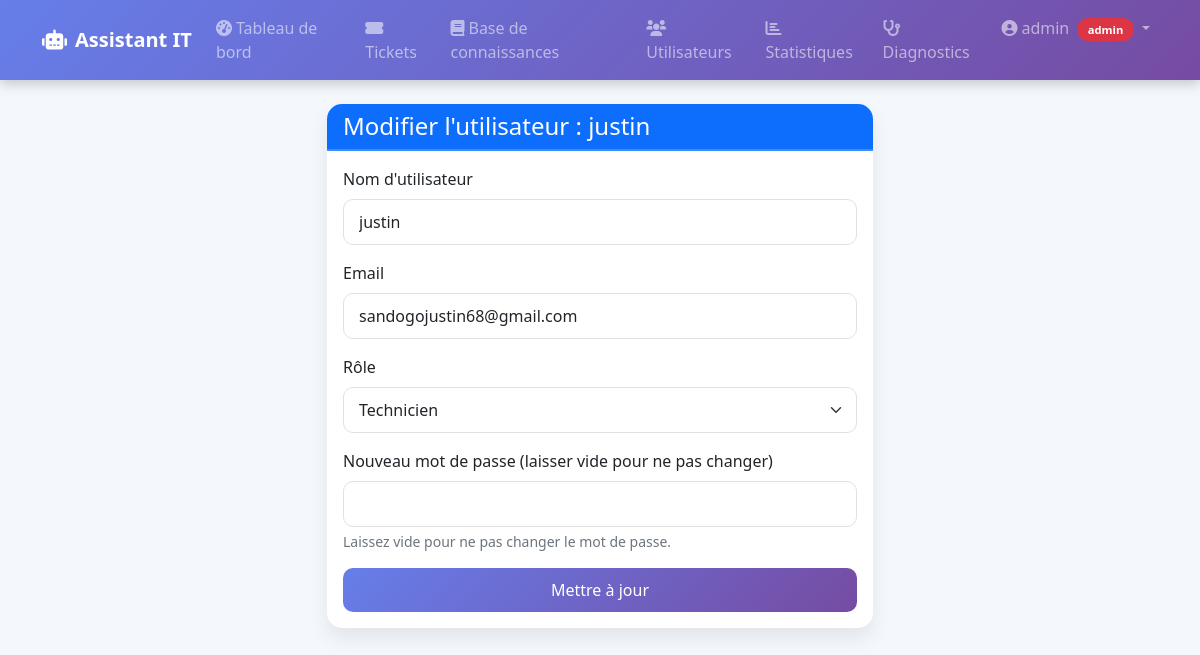
Page /admin/users/2/edit (signed in) on the committed database.
### it_assistant/models.py (models this page shows, shortened)
class User(db.Model, UserMixin):
    __tablename__ = 'users'
    id = db.Column(db.Integer, primary_key=True)
    username = db.Column(db.String(64), unique=True, nullable=False)
    email = db.Column(db.String(120), unique=True, nullable=False)
    password_hash = db.Column(db.String(128))
    role = db.Column(db.String(20), default='user')  # 'user', 'technician', 'admin'
    created_at = db.Column(db.DateTime, default=datetime.utcnow)
    tickets_created = db.relationship('Ticket', foreign_keys='Ticket.user_id', backref='author', lazy='dynamic')
    tickets_assigned = db.relationship('Ticket', foreign_keys='Ticket.assigned_to', backref='technician', lazy='dynamic')
    knowledge_entries = db.relationship('KnowledgeBase', backref='author', lazy='dynamic')
    settings = db.relationship('UserSettings', backref='user', uselist=False, cascade='all, delete-orphan')
    logs = db.relationship('Log', backref='user', lazy='dynamic')
    def is_technician(self):
        return self.role in ['technician', 'admin']
    def is_admin(self):
        return self.role == 'admin'

### it_assistant/views/admin.py (the view, shortened to what this page needs)
@admin_bp.route('/users/<int:user_id>/edit', methods=['GET', 'POST'])
def edit_user(user_id):
    user = User.query.get_or_404(user_id)
    form = UserEditForm()
    form.username.data = user.username
    form.email.data = user.email
    form.role.data = user.role
    return render_template('admin_user_edit.html', form=form, user=user)

### it_assistant/forms.py
class UserEditForm(FlaskForm):
    username = StringField('Nom d\'utilisateur', validators=[DataRequired()])
    email = StringField('Email', validators=[DataRequired(), Email()])
    role = SelectField('Rôle', choices=[('user', 'Utilisateur'), ('technician', 'Technicien'), ('admin', 'Administrateur')])
    password = PasswordField('Nouveau mot de passe (laisser vide pour ne pas changer)')
    submit = SubmitField('Mettre à jour')

### it_assistant/models.py (called while the page is built)
@login_manager.user_loader
def load_user(user_id):
    return User.query.get(int(user_id))

### it_assistant/views/admin.py (called while the page is built)
@admin_bp.before_request
def restrict_to_admin():
    if not current_user.is_authenticated or not current_user.is_admin():
        abort(403)

### it_assistant/templates/admin_user_edit.html (shortened to what this page needs)
{% extends "base.html" %}
{% block content %}
<div class="row justify-content-center">
    <div class="col-md-6">
        <div class="card">
            <div class="card-header bg-primary text-white">
                <h4 class="mb-0">Modifier l'utilisateur : {{ user.username }}</h4>
            </div>
            <div class="card-body">
                <form method="POST" action="">
                    <div class="mb-3">
                        {{ form.username.label(class="form-label") }}
                        {{ form.username(class="form-control" + (" is-invalid" if form.username.errors else "")) }}
                    </div>
                    <div class="mb-3">
                        {{ form.email.label(class="form-label") }}
                        {{ form.email(class="form-control" + (" is-invalid" if form.email.errors else "")) }}
                    </div>
                    <div class="mb-3">
                        {{ form.role.label(class="form-label") }}
                        {{ form.role(class="form-select" + (" is-invalid" if form.role.errors else "")) }}
                    </div>
                    <div class="mb-3">
                        {{ form.password.label(class="form-label") }}
                        {{ form.password(class="form-control") }}
                        <div class="form-text">Laissez vide pour ne pas changer le mot de passe.</div>
                    </div>
                    <div class="d-grid">
                        {{ form.submit(class="btn btn-primary") }}
                    </div>
                </form>
            </div>
        </div>
    </div>
</div>
{% endblock %}

### it_assistant/templates/base.html (shortened to what this page needs)
<!DOCTYPE html>
<html lang="fr" data-theme="{{ current_user.settings.theme if current_user.is_authenticated and current_user.settings else 'light' }}">
<head>
    <link href="https://cdn.jsdelivr.net/npm/bootstrap@5.1.3/dist/css/bootstrap.min.css" rel="stylesheet">
    <link rel="stylesheet" href="https://cdnjs.cloudflare.com/ajax/libs/font-awesome/6.0.0-beta3/css/all.min.css">
    <link rel="stylesheet" href="{{ url_for('static', filename='css/style.css') }}">
</head>
<body>
    <nav class="navbar navbar-expand-lg navbar-dark" style="background: linear-gradient(135deg, #667eea 0%, #764ba2 100%); box-shadow: 0 4px 12px rgba(0,0,0,0.2);">
        <div class="container">
            <a class="navbar-brand fw-bold" href="{{ url_for('main.index') }}">
                <i class="fas fa-robot me-2"></i>Assistant IT
            </a>
            <div class="collapse navbar-collapse" id="navbarNav">
                <ul class="navbar-nav ms-auto">
                    {% if current_user.is_authenticated %}
                        <li class="nav-item">
                            <a class="nav-link" href="{{ url_for('main.dashboard') }}">
                                <i class="fas fa-tachometer-alt me-1"></i>Tableau de bord
                            </a>
                        </li>
                        {% if current_user.is_technician() or current_user.is_admin() %}
                            <li class="nav-item">
                                <a class="nav-link" href="{{ url_for('tickets.list_tickets') }}">
                                    <i class="fas fa-ticket-alt me-1"></i>Tickets
                                </a>
                            </li>
                        {% endif %}
                        {% if current_user.is_admin() %}
                            <li class="nav-item">
                                <a class="nav-link" href="{{ url_for('knowledge.list_knowledge') }}">
                                    <i class="fas fa-book me-1"></i>Base de connaissances
                                </a>
                            </li>
                            <li class="nav-item">
                                <a class="nav-link" href="{{ url_for('admin.list_users') }}">
                                    <i class="fas fa-users me-1"></i>Utilisateurs
                                </a>
                            </li>
                            <li class="nav-item">
                                <a class="nav-link" href="{{ url_for('admin.stats') }}">
                                    <i class="fas fa-chart-bar me-1"></i>Statistiques
                                </a>
                            </li>
                        {% endif %}
                        <li class="nav-item">
                            <a class="nav-link" href="{{ url_for('main.diagnostic') }}">
                                <i class="fas fa-stethoscope me-1"></i>Diagnostics
                            </a>
                        </li>
                        <li class="nav-item dropdown">
                            <a class="nav-link dropdown-toggle" href="#" id="userDropdown" role="button" data-bs-toggle="dropdown">
                                <i class="fas fa-user-circle me-1"></i>{{ current_user.username }}
                                <span class="badge bg-{{ 'danger' if current_user.role=='admin' else 'warning' if current_user.role=='technician' else 'secondary' }} ms-1">
                                    {{ current_user.role }}
                                </span>
                            </a>
                        </li>
                    {% endif %}
                </ul>
            </div>
        </div>
    </nav>
    <div class="container mt-4">
        {% block content %}{% endblock %}
    </div>
</body>
</html>

### it_assistant/static/css/style.css (style rules this page uses)
:root { --app-bg: #f4f7fc; --app-text: #212529; --app-muted: #6c757d; --app-surface: #ffffff; --app-surface-2: #f8f9fa; --app-border: #dee2e6; }
body { background-color: var(--app-bg); color: var(--app-text); font-family: 'Segoe UI', Tahoma, Geneva, Verdana, sans-serif; }
.card { border-radius: 15px; border: none; box-shadow: 0 10px 20px rgba(0,0,0,0.08); transition: transform 0.2s, box-shadow 0.2s; background-color: var(--app-surface); margin-bottom: 20px; }
.card-header { border-radius: 15px 15px 0 0 !important; font-weight: 600; border-bottom: 2px solid rgba(255,255,255,0.2); }
.card, .alert { animation: fadeIn 0.3s ease-out; }
.form-control, .form-select { border-radius: 10px; border: 1px solid var(--app-border); background-color: var(--app-surface); color: var(--app-text); padding: 10px 15px; }
.btn { border-radius: 10px; padding: 10px 20px; font-weight: 500; }
.btn-primary { background: linear-gradient(135deg, #667eea 0%, #764ba2 100%); border: none; }
.navbar .badge { font-size: 0.7rem; padding: 0.35rem 0.65rem; border-radius: 30px; }

### rows in the picture
User: username "admin", role "admin"
User: username "justin", email "sandogojustin68@gmail.com", role "Technicien"
